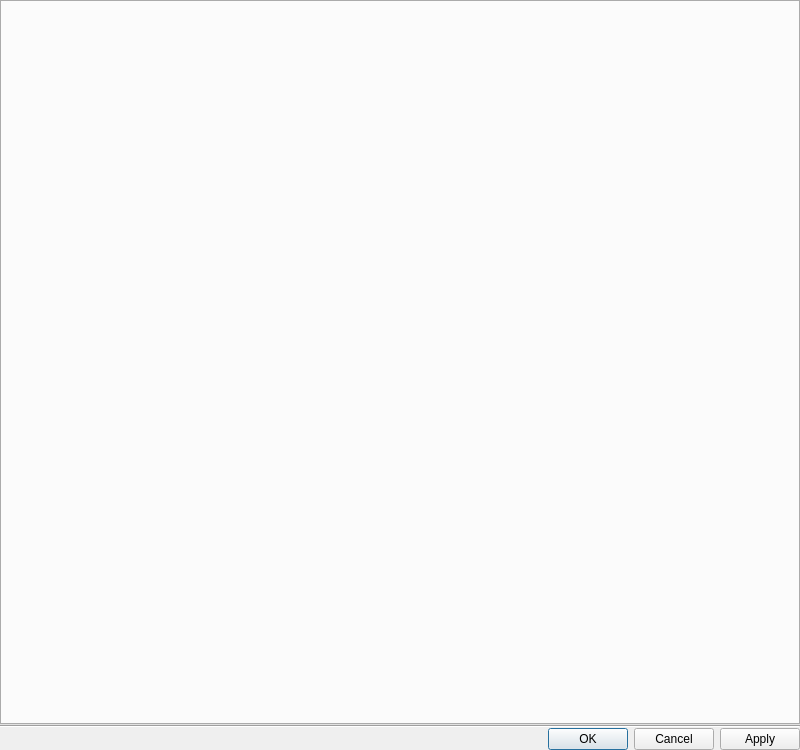
<?xml version="1.0" encoding="UTF-8"?>
<ui version="4.0">
 <class>QnSystemAdministrationDialog</class>
 <widget class="QDialog" name="QnSystemAdministrationDialog">
  <property name="geometry">
   <rect>
    <x>0</x>
    <y>0</y>
    <width>800</width>
    <height>750</height>
   </rect>
  </property>
  <property name="windowTitle">
   <string>System Administration</string>
  </property>
  <layout class="QVBoxLayout" name="verticalLayout" stretch="1,0,0">
   <property name="spacing">
    <number>0</number>
   </property>
   <property name="leftMargin">
    <number>0</number>
   </property>
   <property name="topMargin">
    <number>0</number>
   </property>
   <property name="rightMargin">
    <number>0</number>
   </property>
   <property name="bottomMargin">
    <number>0</number>
   </property>
   <item>
    <widget class="QTabWidget" name="tabWidget"/>
   </item>
   <item>
    <widget class="Line" name="line">
     <property name="orientation">
      <enum>Qt::Horizontal</enum>
     </property>
    </widget>
   </item>
   <item>
    <widget class="QDialogButtonBox" name="buttonBox">
     <property name="orientation">
      <enum>Qt::Horizontal</enum>
     </property>
     <property name="standardButtons">
      <set>QDialogButtonBox::Apply|QDialogButtonBox::Cancel|QDialogButtonBox::Ok</set>
     </property>
    </widget>
   </item>
  </layout>
 </widget>
 <resources/>
 <connections/>
</ui>
